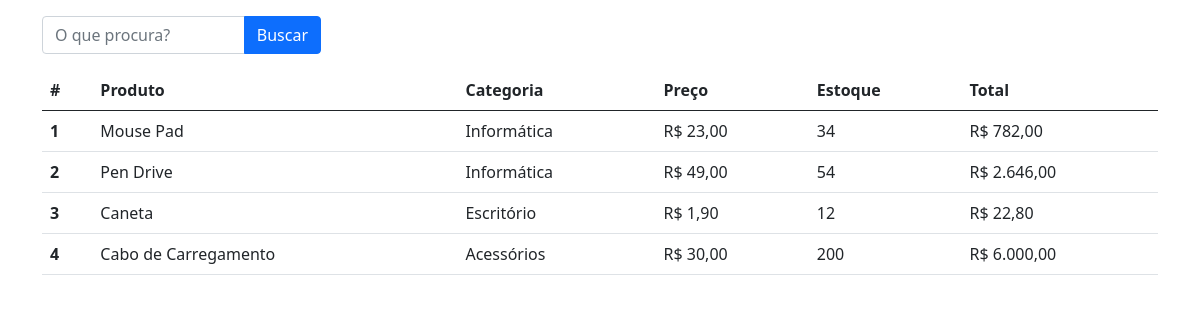
The page / on the database its author committed.
### tables this page shows
CREATE TABLE `products` (
  `id` int NOT NULL AUTO_INCREMENT,
  `name` varchar(100) NOT NULL,
  `price` decimal(10,2) NOT NULL,
  `inventory` int NOT NULL DEFAULT '0',
  `total` decimal(10,2) GENERATED ALWAYS AS ((`inventory` * `price`)) VIRTUAL,
  `categories` enum('Informática','Escritório','Acessórios','Vestuário') DEFAULT NULL,
  PRIMARY KEY (`id`)
);

### functions.php (called while the page is built, shortened)
<?php
require_once __DIR__ . '/config.php';
function getAndValidatesOrder() {
    $orderColumn = $_GET['order_by'] ?? null;
    return $_SESSION['orders'];
}
function getNextOrder($column) {
    $currentOrder = $_SESSION['orders'][$column] ?? 'none';
    return 'asc';
}
function listProducts() {
    global $pdo;
    $query = 'SELECT *, (inventory * price) AS total FROM products';
    try {
        $stmt = $pdo->prepare($query);
        $stmt->execute();
        return $stmt->fetchAll();
    } catch (PDOException $e) {
        echo 'Não foi possível acessar o banco de dados';
    }
}

### index.php (the view, shortened to what this page needs)
<?php
require_once __DIR__ . '/config.php';
require_once __DIR__ . '/functions.php';
$products = listProducts();
$index = 0;
?>
<!doctype html>
<html lang="pt-br">
<head>
    <link href="https://cdn.jsdelivr.net/npm/bootstrap@5.0.2/dist/css/bootstrap.min.css" rel="stylesheet">
    <link href="https://cdn.jsdelivr.net/npm/bootstrap-icons/font/bootstrap-icons.css" rel="stylesheet">
</head>
<body>
    <div class="container mt-2">
        <div class="col-3 mt-3">
            <form action="" method="post">
                <div class="input-group mb-3">
                    <input type="text" class="form-control" name="filter" placeholder="O que procura?" aria-label="O que procura?">
                    <button class="btn btn-primary" type="submit" id="button-addon2">Buscar</button>
                </div>
            </form>
        </div>
        <table class="table mx-auto">
            <thead>
            <tr>
                <th scope="col">#</th>
                <th scope="col"><a href="?order_by=name&order=<?= getNextOrder('name') ?>" class="text-decoration-none text-dark">Produto </a> <?= setDirectionIcon('name')?> </th>
                <th scope="col"><a href="?order_by=categories&order=<?= getNextOrder('categories') ?>" class="text-decoration-none text-dark">Categoria</a> <?= setDirectionIcon('categories')?> </th>
                <th scope="col"><a href="?order_by=price&order=<?= getNextOrder('price') ?>" class="text-decoration-none text-dark">Preço</a> <?= setDirectionIcon('price')?> </th>
                <th scope="col"><a href="?order_by=inventory&order=<?= getNextOrder('inventory') ?>" class="text-decoration-none text-dark">Estoque</a> <?= setDirectionIcon('inventory')?> </th>
                <th scope="col"><a href="?order_by=total&order=<?= getNextOrder('total') ?>" class="text-decoration-none text-dark">Total</a> <?= setDirectionIcon('total')?> </th>
            </tr>
            </thead>
            <tbody>
            <?php if(!empty($products)): ?>
                <?php foreach ($products as $product): ?>
                <tr>
                    <th scope="row"><?php echo ++$index ?></th>
                    <td><?= $product['name']; ?></td>
                    <td><?= $product['categories']; ?></td>
                    <td><?='R$ ' . number_format($product['price'], 2, ',', '.'); ?></td>
                    <td><?= $product['inventory']; ?></td>
                    <td><?='R$ '. number_format($product['total'],2, ',', '.'); ?></td>
                </tr>
                <?php endforeach; ?>
            <?php else : ?>
                <td colspan="6" class="text-center">Nenhum produto encontrado.</td>
                </tr>
            <?php endif; ?>
            </tbody>
        </table>
    </div>
</body>
</html>

### rows shown on the page
products: name "Mouse Pad", categories "Informática", price "23,00", inventory "34", total "782,00"
products: name "Pen Drive", categories "Informática", price "49,00", inventory "54", total "2.646,00"
products: name "Caneta", categories "Escritório", price "1,90", inventory "12", total "22,80"
products: name "Cabo de Carregamento", categories "Acessórios", price "30,00", inventory "200", total "6.000,00"
